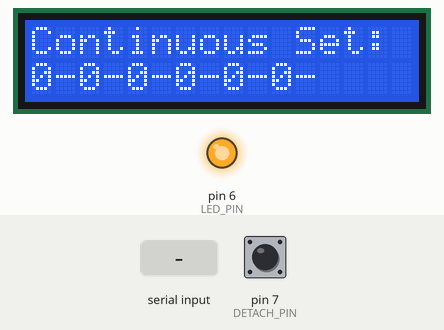
The sketch below on a simulated Arduino Uno, built with avr-gcc and run on an emulated ATmega328P. Shown: 16×2 character LCD, output pins drawn as LEDs (lit = HIGH). The inputs (shaded band) are chosen by the test bench; at power-on: pin 7 (DETACH_PIN) HIGH. Storage starts empty; what the sketch prints to the serial monitor is not drawn.

Above: at 2.2 s.
At 4.2 s:
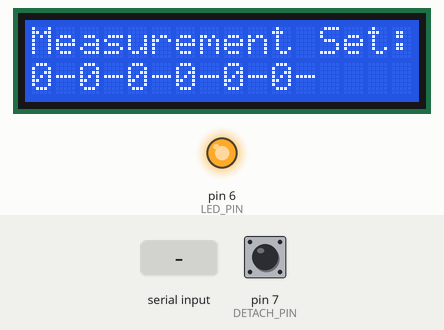
6.4 s: "1" received over Serial
At 7.8 s:
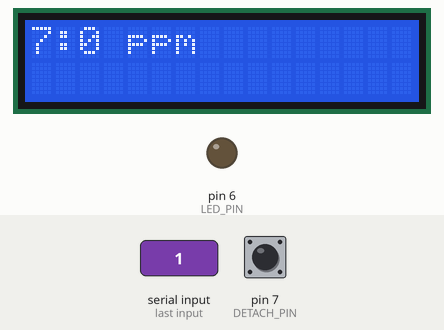
8.9 s: "0" received over Serial
At 10.6 s:
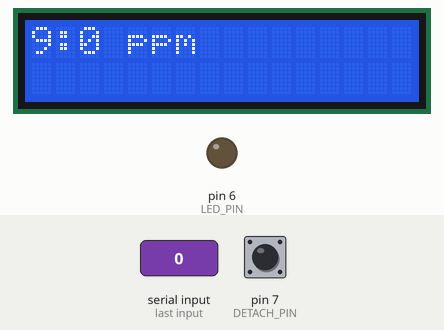
Timing chart, 0 to 12.1 s (numbered marks = the images above; inputs shaded):
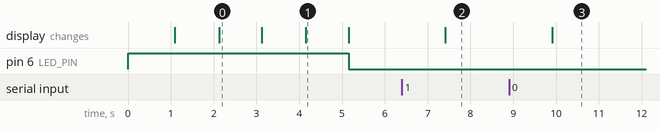

Measured:
- after the input at 6.4 s, the display: changes after 1.0 s (image 2)
- after the input at 8.9 s, the display: changes after 1.0 s (image 3)
- what the display in image 0 shows lasts 1.0 s, from 2.1 s to 3.1 s

The sketch:

CU-1106_UART_LCD_SD.ino
```cpp
/*
  Works for SL-NS.
  Works for SL-N.
 */

#include <Wire.h>
#include <LiquidCrystal_I2C.h>
#include <SPI.h>
#include <SdFat.h>
LiquidCrystal_I2C lcd(0x27,16,2); // set the LCD address to 0x27 for a 16 chars and 2 line display

const uint8_t sdChipSelect = SS;
SdFat sd;
SdFile file;

const int  RDY = 5;

const byte message_Version[4] = {0x11, 0x01, 0x1E, 0xD0};                   //Read the software version of device.
const byte message_Serial[4]  = {0x11, 0x01, 0x1F, 0xCF};                   //Read the serial number of device.
const byte message_Cont[5]    = {0x11, 0x02, 0x51, 0x01,0x9B};              //Set to continuous power mode.
const byte message_Meas[7]    = {0x11, 0x04, 0x50, 0x00, 0x02, 0x02, 0x97}; //Set to 2 second interval and smooth data of 2
const byte message_Read[4]    = {0x11, 0x01, 0x01, 0xED};                   //Ask for CO2 reading.

byte buf_Version[17];
byte buf_Serial[16];
byte buf_Cont[6];
byte buf_Meas[6];
byte buf_Read[10];

uint16_t timeData;
uint16_t concData;
const byte LED_PIN      = 6;
const byte DETACH_PIN   = 7;


void setup() {

  //SETUP SERIAL AND LCD
  Serial.begin(9600);
  pinMode(LED_PIN,      OUTPUT);
  pinMode(DETACH_PIN,   INPUT_PULLUP);
  digitalWrite(LED_PIN, HIGH);

  lcd.init();
  lcd.backlight();
  lcd.setCursor(0,0);
  lcd.clear();
  lcd.print("Ready");
  delay(1000);
  lcd.clear();

  //SETUP SDCARD MODULE
  if(sd.begin(sdChipSelect) == false) {
    Serial.println("Module not detected. Please check wiring. ");
    while (1);
  }
  file.open("SensorData.csv", O_CREAT|O_WRITE|O_APPEND);


  //CHECK SOFTWARE VERSION OF DEVICE
//  Serial.write(message_Version, 4);
//  Serial.readBytes(buf_Version, 17);
//  lcd.print("Software Version");
//  lcd.setCursor(0,1);
//  for (int i=0; i<17; i++) {
//    lcd.print(buf_Version[i], HEX);
//    lcd.print("-");
//  }
//  delay(1000);
//  lcd.clear();

  //CHECK SERIAL NUMBER OF DEVICE
//  Serial.write(message_Serial, 4);
//  Serial.readBytes(buf_Serial, 16);
//  lcd.print("Device Serial:");
//  lcd.setCursor(0,1);
//  for (int i=0; i<16; i++) {
//    lcd.print(buf_Serial[i], HEX);
//    lcd.print("-");
//  }
//  delay(1000);
//  lcd.clear();


  //SET TO CONTINUOUS MODE
  Serial.write(message_Cont, 5);
  Serial.readBytes(buf_Cont, 6);
  lcd.print("Continuous Set:");
  lcd.setCursor(0,1);
  for (int i=0; i<6; i++) {
    lcd.print(buf_Cont[i], HEX);
    lcd.print("-");
  }
  delay(1000);
  lcd.clear();


  //SET MEASUREMENT PERIOD
  Serial.write(message_Meas, 7);
  Serial.readBytes(buf_Meas, 6);
  lcd.print("Measurement Set:");
  lcd.setCursor(0,1);
  for (int i=0; i<6; i++) {
    lcd.print(buf_Meas[i], HEX);
    lcd.print("-");
  }
  delay(1000);
  lcd.clear();


  digitalWrite(LED_PIN, LOW);

  //ASK FOR READING ONLY ONCE
  Serial.write(message_Read, 4);
}

void loop() {
  if (Serial.available()) {
    lcd.setCursor(0,0);
    Serial.readBytes(buf_Read, 10);
    timeData = millis()/1000;
    concData = buf_Read[3]*256 + buf_Read[4];

    if (!digitalRead(DETACH_PIN)){
      digitalWrite(LED_PIN, HIGH);
      file.print(timeData);
      file.print(',');
      file.println(concData);
      file.sync();
    }
    else{
      file.close();
    }

    lcd.print(timeData);
    lcd.print(":");
    lcd.print(concData);
    lcd.print(" ppm");
    digitalWrite(LED_PIN, LOW);
    delay(500);
    Serial.write(message_Read, 4);  // ask for next measurement

  }

  else {
    //Serial.println("Waiting");
  }
}
```
